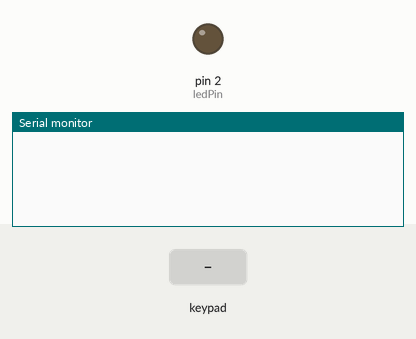
Recording of a sketch running on a simulated Arduino Uno, built with avr-gcc and run on an emulated ATmega328P. Parts: output pins drawn as LEDs (lit = HIGH), the last lines printed to the serial monitor. The inputs (shaded band) are chosen by the test bench.

Above: at 1.2 s.
1.3 s: key '1' pressed
At 1.7 s:
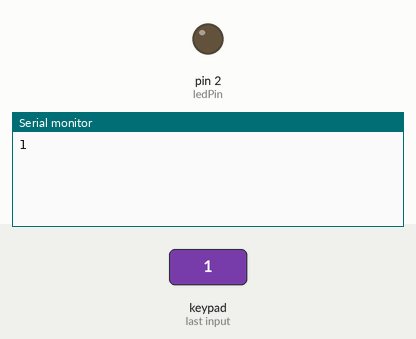
2.8 s: keypad keys 1 2 3 4 # pressed 0.4 s apart
At 5.5 s:
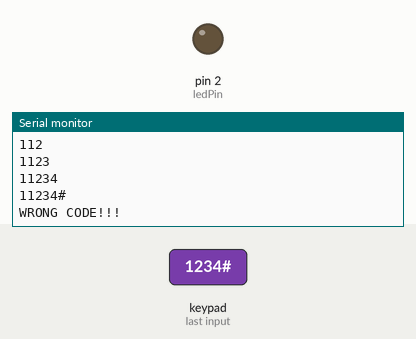
6.3 s: key '*' pressed
At 7.5 s:
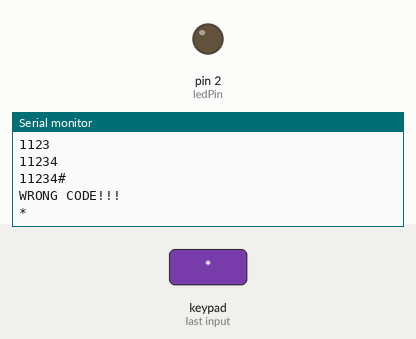
7.8 s: keypad keys 1 2 3 4 * pressed 0.4 s apart
At 10.4 s:
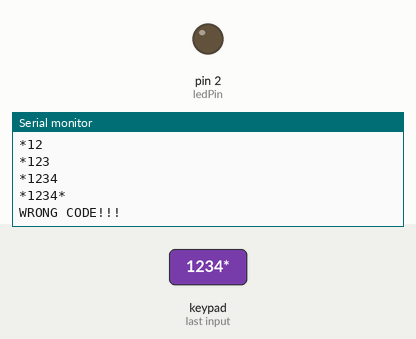

Measured:
- after the input at 1.3 s, the serial monitor: prints a new line at once (image 1)
- after the input at 2.8 s, the serial monitor: prints a new line at once (image 2)
- after the input at 6.3 s, the serial monitor: prints a new line at once (image 3)
- after the input at 7.8 s, the serial monitor: prints a new line at once (image 4)

The sketch:

Keypad.ino
```cpp
#include <Keypad.h>

const byte rows=2;
const byte cols=6;
void clearInput(char array[], byte arraylen);
// Declare the layout of the keypad
char keys [rows][cols]={
  {'1','2','3','4','5','*'},
  {'6','7','8','9','0','#'}
  };
//Declare input pins for the Arduino
byte colPins[cols]={13,12,11,10,9,8};
byte rowPins[rows]={7,6};
byte ledPin=2;
Keypad keypad = Keypad( makeKeymap(keys), rowPins, colPins, rows, cols );

void setup() {
  Serial.begin(9600);
  pinMode(ledPin,OUTPUT);
}

const byte keylen=6;
char code[keylen+1]={'1','2','3','4','5','6','\0'};
char input_code[keylen+1];
byte currentPos=0;
void loop() {
  char key = keypad.getKey();
  if(key != NO_KEY){
    input_code[currentPos]=key;
    Serial.println(input_code);
    currentPos++;
    }
  //Checks the inputed code after key
  if (currentPos == keylen){
    for(byte i=0; i < keylen;i++){
      if(code[i]!=input_code[i]){
        Serial.println("WRONG CODE!!!");
        currentPos=0;
        clearInput(input_code,keylen);
        break;
      }
      if(i==keylen-1){
        Serial.println("UNLOCKED!");
        digitalWrite(ledPin,HIGH);
        currentPos=0;
        clearInput(input_code,keylen);
        delay(1000);
        digitalWrite(ledPin,LOW);
      }
   }
 }
}

void clearInput(char array[], byte arraylen){
  for(byte i=0; i<arraylen;i++){
    array[i]='\0';
    }
}
```
